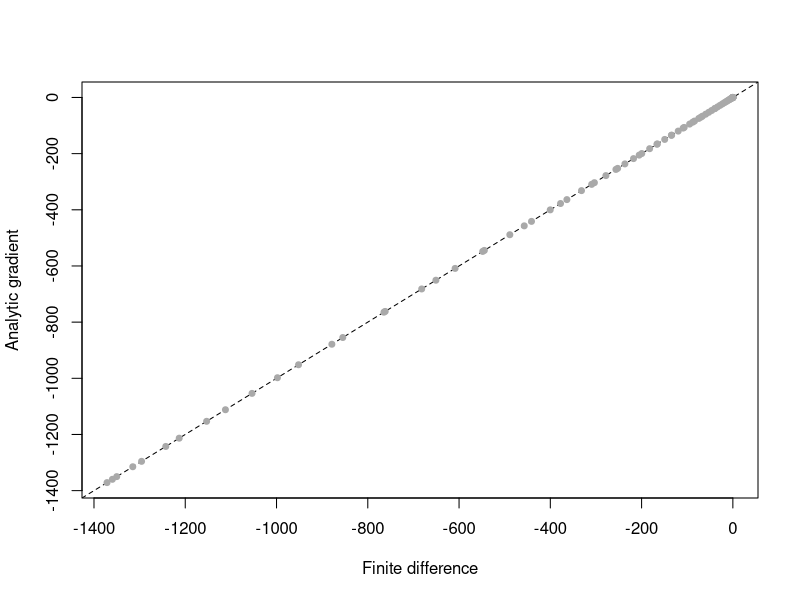
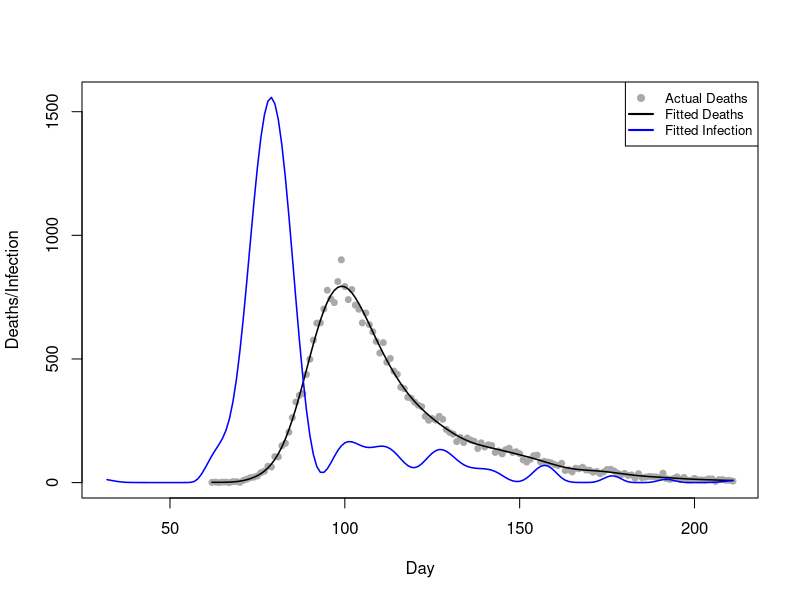
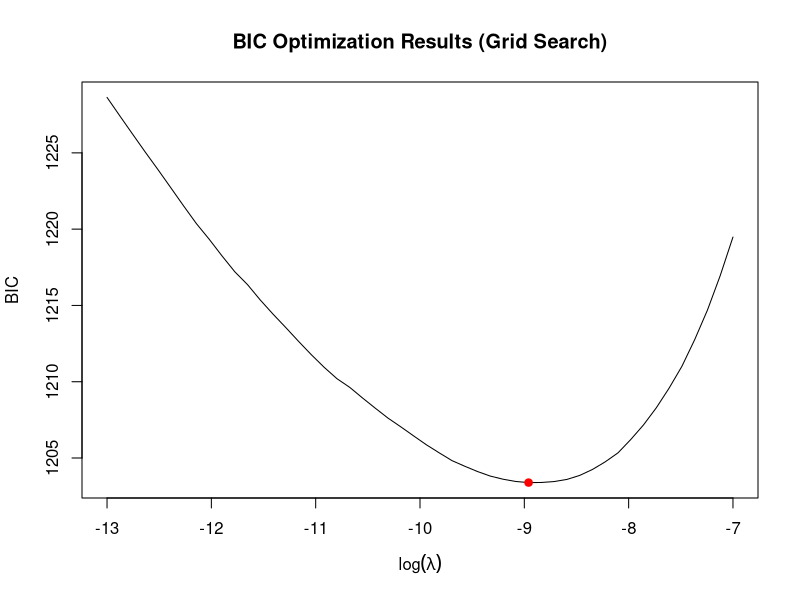
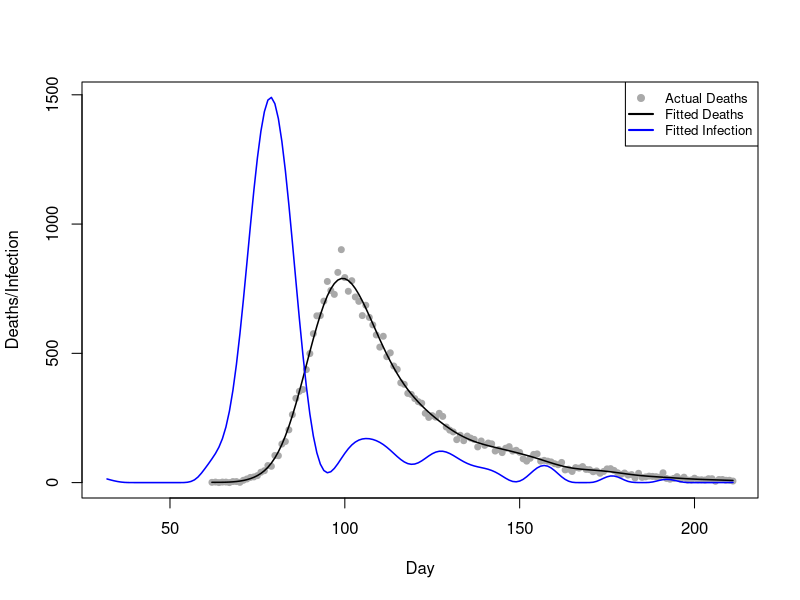
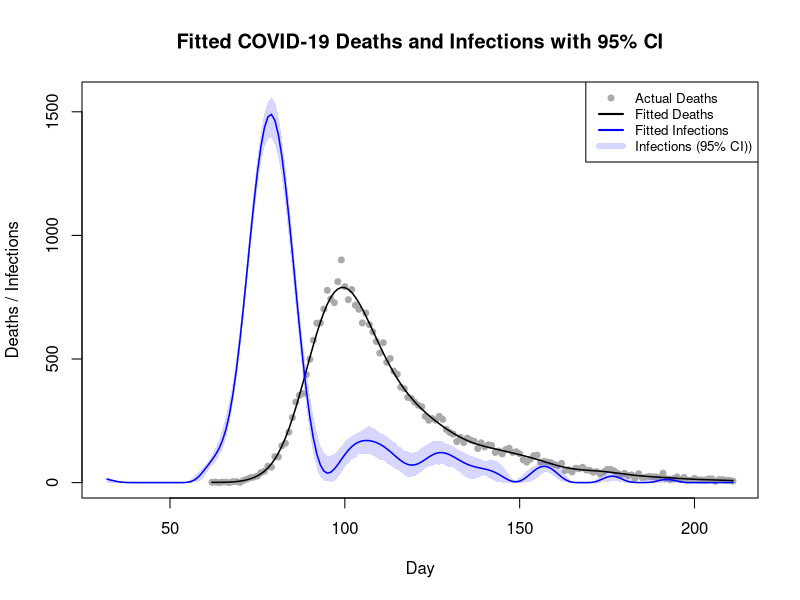

Here is the R script that generated these plots, in order:
## Team Members: 
# 1. Shivasharini Govindasamy (Sharuuu27) - S2766392
# 2. Yu-Hsuan Hung (YuHsuan07) - S2793274
# 3. Yasuhiro Hara (hiroh-git) - S2826059

## Team Contributions:
# Yu-Hsuan - Created function to evaluate X_tilde, X, S(Q1)
             # Created function to evaluate penalized negative log likelihood (Q2)
             # Created plot for preliminary sanity check (Q3)
# Yasuhiro - Carried out finite differencing (Q2)
             # Carried out grid search to choose appropriate lambda by
             # minimising BIC (Q4)
# Shivasharini - Performed non-parametric bootstrapping (Q5)
                 # Created plot for deaths, infections (including 95% CI) (Q6)

## Github repo link:
# 

## OVERVIEW: 
# This code fits a smooth deconvolution model to COVID-19 death data.
# It estimates the daily infection curve f(t) using penalized B-splines ($\beta=e^\gamma$).
# Optimization minimizes the penalized negative log-likelihood using BFGS.
# The optimal smoothing parameter $\lambda$ is chosen by minimizing the BIC criterion.
# Uncertainty in f(t) is assessed via 200 nonparametric bootstrap replicates.

## CODE STRUCTURE:
# 1. Data loading and initial evaluation of model matrices (X_tilde, X, S).
# 2. Definition and testing of the penalized negative log likelihood (PNLL) and its gradient.
# 3. Preliminary fit of the model using a starting value for $\lambda$ and visualization of results.
# 4. Grid search optimization to find the optimal $\lambda$ minimizing the BIC criterion.
# 5. Non-parametric bootstrapping using weighted likelihood functions to quantify uncertainty in f(t).
# 6. Final plot showing actual deaths, fitted deaths, and fitted infections with 95% confidence intervals.


## Load packages and data 

library(splines)
#setwd("file")
data <- read.table("engcov.txt", header=TRUE)
data$date <- as.Date(data$date, format="%d/%m/%y")


## Evaluate X_tilde, X and S

matrixes <- function(data, k=80){
# define a function to compute X_tilde, X and S 
  n <- nrow(data) # number of observation days, n
  t1 <- data$julian[1] - 30  # earliest infection day, setting as t1-30
  tn <- data$julian[n]       # latest infection day
  t_coverage <- t1:tn        # the scope of infection days
  # k-2 knots cover the scope of infection days
  unit <- (tn-t1)/(k-2-1)
  knot <- seq(t1-unit*3, tn+unit*3, length.out=(k+4))
  # adding 6 points beyond the original k+2 knots, ensuring a total of k+4 knots
  x_tilde <- splineDesign(knots=knot, x=t_coverage, ord=4, outer.ok=TRUE)
  # design matrix, X_tilde, for the B-splines defined by knots at the values 
  # in the scope of infection days
  s <- crossprod(diff(diag(k), diff=2))
  # smoothing penalty matrix S
  x <- matrix(0, nrow=n, ncol=k)
  # initialise the death model matrix X
  d <- 1:80 # the range of days from infection to death.
  edur <- 3.151 # mean parameter for the log-normal distribution.
  sdur <- 0.469 # standard deviation parameter for the log-normal distribution
  pd <- dlnorm(d, edur, sdur) # probability density
  pd <- pd / sum(pd) # normalize probabilities pd
  for (i in 1:n) { #loop over each observation days
    j_max <- min(29+i, 80)
    # determine the maximum interval j_max for the convolution limit.
    for (j in 1:j_max) { # loop over all possible interval j
      y <- 30+i-j
      x[i,] <- x[i,] + x_tilde[y,]*pd[j]
      # X_{i,k}=\sum_{j=1}^{min(29+i,80)}\tilde{X}_{(30+i-j),k}\times \pi_{j}
    }
  }
  list(X_tilde=x_tilde, X=x, S=s) # return the three computed matrices
}

k <- 80
m <- matrixes(data, k=k)
x_tilde <- m$X_tilde
x <- m$X
s <- m$S
y <- data$deaths
# extract x_tilde, x, and s


## Preparation for optim()

pnll <- function(gamma,x,y,s,lambda){
# define the penalised negative log likelihood (pnll) function
  beta <- exp(gamma) # beta = exp(gamma), ensuring positive f
  mu <- x %*% beta   # mu = X %*% beta
  ll <- y*log(mu) - mu - lgamma(y+1) # log-likelihood
  p <- lambda*(t(beta) %*% s %*% beta)/2 # penalty
  -sum(ll) + p # return pnll= -sum(ll) + p
}

gpnll <- function(gamma,x,y,s,lambda){
# Define the gradient of pnll
  beta <- exp(gamma) # beta = exp(gamma), ensuring positive f
  mu <- as.vector(x %*% beta) # mu = X %*% beta
  z <- y/mu-1 # z = y/mu - 1
  dll <- as.vector(t(x) %*% z) * beta # d(sum l_i)/d(gamma)
  dp <- lambda * beta * as.vector(s %*% beta)# d(p)/d(gamma)
  -dll+dp # return total gradient:-[d(sum l_i)/d(gamma)]+[d(p)/d(gamma)]
}

#check 
fd <- gamma0 <- rep(log(10),k) # set gamma0 for testing
lambda0 <- 0.1 # set test lambda value.
pnll0 <- pnll(gamma0, lambda0, x=x, y=y, s=s) # pnll at gamma0 and lambda0
eps <- 1e-7 # finite difference interval 
for (i in seq_along(gamma0)) { # loop over gamma0
  gamma1 <- gamma0
  gamma1[i] <- gamma1[i] + eps  # increase gamma1[i] by eps         
  pnll1 <- pnll(gamma1, lambda0, x=x, y=y, s=s) # compute resulting pnll
  fd[i] <- (pnll1 - pnll0) / eps   # approximate -dl/dgamma[i]      
}
analytic_grad <- gpnll(gamma0,lambda0,x=x,y=y,s=s)
max_abs_diff <- max(abs(analytic_grad - fd)) # Max absolute difference
cat("Max absolute difference between analytic and finite difference gradient:", max_abs_diff, "\n")

squared_errors <- (analytic_grad - fd)^2
rmse <- sqrt(mean(squared_errors))
data_range <- max(fd) - min(fd)
nrmse_range <- rmse / data_range             # Normalised RMSE with range
cat("Normalised RMSE (Range):", nrmse_range, "\n")
# the results indicating that gpnll is coded correctly
# (∵Max Diff and  NRMSE are sufficiently low)

plot(fd, analytic_grad, # visualise QQ plot
     type = "n",
     xlab="Finite difference",
     ylab="Analytic gradient")
abline(a=0, b=1, lty=2) # draw the 45 degree line
points(fd, analytic_grad, # draw the data points on top of the line
       pch = 19,
       col = "darkgray",
       cex = 0.8)
# the result indicating that gpnll is coded correctly


## Plot the actual and fitted deaths and fitted daily infection curve

fit <- optim(par=gamma0, fn=pnll, gr=gpnll,
             lambda=5e-5, x=x, y=y, s=s,
             method="BFGS") #, hessian=TRUE
# Use optim function with BFGS method to optimise
gamma_h <- fit$par       # Get the fitted optimal parameters gamma_h
beta_h <- exp(gamma_h)   # Calculate the fitted B-spline coefficients beta_h
mu_h <- x %*% beta_h     # Calculate the fitted expected deaths mu_h
f_h<- x_tilde %*% beta_h # Calculate the fitted new infection curve f_h

# Set parameters
n <- nrow(data)
t1 <- data$julian[1] - 30
tn <- data$julian[n]
t_coverage <- t1:tn

# Plot actual deaths data (gray dots)
plot(data$julian, y, 
     type="p", 
     pch=19, 
     col="darkgray", 
     cex=.8,
     xlab="Day", 
     ylab="Deaths/Infection", 
     xlim=c(t1,tn), 
     ylim=range(c(f_h, data$deaths)))
# Plot fitted deaths data (black line)
lines(data$julian, mu_h, col="black", lwd=1.5)
# Plot fitted infection data (blue line)
lines(t_coverage, f_h, type="l", col="blue", lwd=1.5)
# Plot legend
legend("topright", 
       legend=c("Actual Deaths", "Fitted Deaths", "Fitted Infection"), 
       col=c("darkgray", "black", "blue"),
       pch=c(19, NA, NA), lty=c(NA, 1, 1), lwd=2, cex=.8)


## Choosing an approriate lambda using BIC

lsp <- seq(-13, -7, length=50) # Defining the grid
lambdas <- exp(lsp)
#n <- nrow(data) # number of observation
#k <- ncol(x) # number of parameters: 80

BIC <- EDF <- rep(0, length(lsp))
gamma_start <- gamma_h # Initial parameter（from Step 3）

for (i in 1:length(lambdas)) {
  # Grid search
  lambda_i <- lambdas[i]
 
  # i. Fit model
  fit <- optim(par=gamma_start, fn=pnll, gr=gpnll,
               lambda=lambda_i, x=x, y=y, s=s,
               method="BFGS") #, hessian=TRUE
  
  gamma_h <- fit$par
  beta_h <- exp(gamma_h)
  mu_h <- as.vector(x %*% beta_h) # fitted expected deaths mu_h (μ̂_i)
  
  # ii. Calculate EDF
  W <- diag(y/(mu_h^2))
  
  XWX <- t(x) %*% W %*% x # H_0 = X^T W X + 0*S = X^T W X
  
  H_lambda <- XWX + lambda_i*s # H_lambda = X^T W X + lambda S
  
  H_inv_H0 <- solve(H_lambda, XWX) # (H_lambda)^(-1) %*% H_0
  
  EDF[i] <- sum(diag(H_inv_H0)) # trace(A) = sum(diag(A))
  
  # iii. Calculate l(beta_h)
  P <- lambda_i*(t(beta_h) %*% s %*% beta_h)/2
  # P = lambda * beta_h^T S * beta_h / 2
  
  ll <- -fit$value + P # ll = -nll = -pnll + P
  
  # iv. BIC = -2l(beta_h) + log(n)*EDF
  BIC[i] <- -2*ll + log(n)*EDF[i]
}

# v. Find optimal λ
i_opt <- which.min(BIC)      # index where BIC is minimum
lambda_opt <- lambdas[i_opt] # optimal lambda!
lsp_opt <- lsp[i_opt]        # optimal log(lambda)
EDF_opt <- EDF[i_opt]        # EDF at minimum BIC
BIC_min <- BIC[i_opt]        # minimum BIC


plot(lsp, BIC, type="l",  # Visualise the results
     xlab=expression(log(lambda)),
     ylab="BIC",
     main="BIC Optimization Results (Grid Search)")
points(lsp_opt, BIC_min, col="red", pch=19)

# Print the results
cat("--- Optimal Lambda Selection ---\n")
cat("Optimal log(lambda):", lsp_opt, "\n")
cat("Optimal lambda:", lambda_opt, "\n")
cat("Minimum BIC:", BIC_min, "\n")
cat("EDF at minimum BIC:", EDF_opt)

# Fit model with optimal lambda
fit_opt <- optim(par=gamma_start, fn=pnll, gr=gpnll,
                 lambda=lambda_opt, x=x, y=y, s=s,
                 method="BFGS") #, hessian=TRUE
# Use optim function with BFGS method to optimise
gamma_h_opt <- fit_opt$par       # Get the fitted optimal parameters gamma_h
beta_h_opt <- exp(gamma_h_opt)   # Calculate the fitted B-spline coefficients beta_h
mu_h_opt <- x %*% beta_h_opt     # Calculate the fitted expected deaths mu_h
f_h_opt <- x_tilde %*% beta_h_opt # Calculate the fitted new infection curve f_h

# Plot with optimal parameters
plot(data$julian, y, # Plot actual deaths data (gray dots)
     type="p",
     pch=19,
     col="darkgray",
     cex=.8,
     xlab="Day",
     ylab="Deaths/Infection",
     xlim=c(t1,tn),
     ylim=range(c(f_h_opt, data$deaths)))

lines(data$julian, mu_h_opt,  # Plot fitted deaths data (black line)
      col="black",
      lwd=1.5)

lines(t_coverage, f_h_opt, # Plot fitted infection data (blue line)
      type="l",
      col="blue",
      lwd=1.5)

legend("topright", # Plot legend
       legend=c("Actual Deaths", "Fitted Deaths", "Fitted Infection"),
       col=c("darkgray", "black", "blue"),
       pch=c(19, NA, NA), lty=c(NA, 1, 1), lwd=2, cex=.8)


## Non-parametric bootstrapping for uncertainty

pnll_weight <- function(gamma, x, y, s, lambda, w) {
  # define the penalised negative log likelihood (pnll) function with weights
  beta <- exp(gamma) # ensuring f(t) is positive
  mu <- x %*% beta
  ll <- y*log(mu) - mu - lgamma(y+1)
  p <- lambda*(t(beta) %*% s %*% beta)/2 # penalty
  -sum(w * ll) + p # return weighted pnll
}

gpnll_weight <- function(gamma, x, y, s, lambda, w) {
  # Define the gradient of weighted pnll
  beta <- exp(gamma)
  mu <- as.vector(x %*% beta)
  z <- y/mu - 1
  dll <- as.vector(t(x) %*% (w * z)) * beta #(z is multiplied with weights)
  dp <- lambda * beta * as.vector(s %*% beta)
  -dll + dp # return total weighted gradient
}

n_bootstrap <- 200 # to generate 200 bootstrap replicates

fhat_bootstrap <- matrix(0, nrow = nrow(x_tilde), ncol = n_bootstrap)
# creating matrix for the bootstrap

for (i in 1:n_bootstrap) {
  # Generate bootstrap weights for replicate = i
  wb <- tabulate(sample(n, replace=TRUE), n)
  
  # Fit the model using the weighted functions
  fit_b_hat <- optim(par=gamma_h_opt,  # Optimal parameter
                 fn=pnll_weight,       # New weighted pnll
                 gr=gpnll_weight,      # New weighted gradient
                 lambda=lambda_opt,    # Fixed optimal lambda from Q4
                 x=x, y=y, s=s, w=wb,
                 method="BFGS")
  
  gamma_b <- fit_b_hat$par # parameters from this bootstrap fit
  beta_b <- exp(gamma_b)
  
  f_hat_b <- x_tilde %*% beta_b # fitted infection curve for this replicate
  
  fhat_bootstrap[, i] <- f_hat_b # store the result of infection curve
}


## Final results plot with confidence limits

fitted_lower <- apply(fhat_bootstrap, 1, quantile, probs = 0.025)
# lower confidence bound for infection in each day

fitted_upper <- apply(fhat_bootstrap, 1, quantile, probs = 0.975)
# upper confidence bound for infection in each day

ylim_max <- max(c(y, fitted_upper), na.rm = TRUE)
# ensure the canvas is big enough to fit the entire plot

plot(data$julian, y,
     type = "p",
     pch = 19,
     col = "darkgray",
     cex = 0.8,
     xlab = "Day",
     ylab = "Deaths / Infections",
     main = "Fitted COVID-19 Deaths and Infections with 95% CI",
     xlim = c(t1, tn), 
     ylim = c(0, ylim_max))

polygon(c(t_coverage, rev(t_coverage)),
        # outlines the confidence band width along the t-coverage
        c(fitted_upper, rev(fitted_lower)),
        col = rgb(0.2, 0.2, 1, 0.2),
        border = NA)

lines(data$julian, mu_h_opt, # Plot fitted deaths data (black line)
      col = "black",
      lwd = 1.5)

lines(t_coverage, f_h_opt, # Plot fitted infection data (blue line)
      col = "blue",
      lwd = 1.5)

legend("topright", # plot legend
       legend = c("Actual Deaths", "Fitted Deaths", "Fitted Infections",
                  "Infections (95% CI))"),
       col = c("darkgray", "black", "blue", rgb(0.2, 0.2, 1, 0.2)),
       pch = c(19, NA, NA, NA),
       lwd = c(NA, 2, 2, 6),
       fill = c(NA, NA, NA, NA),
       border = NA,
       cex = 0.8)
